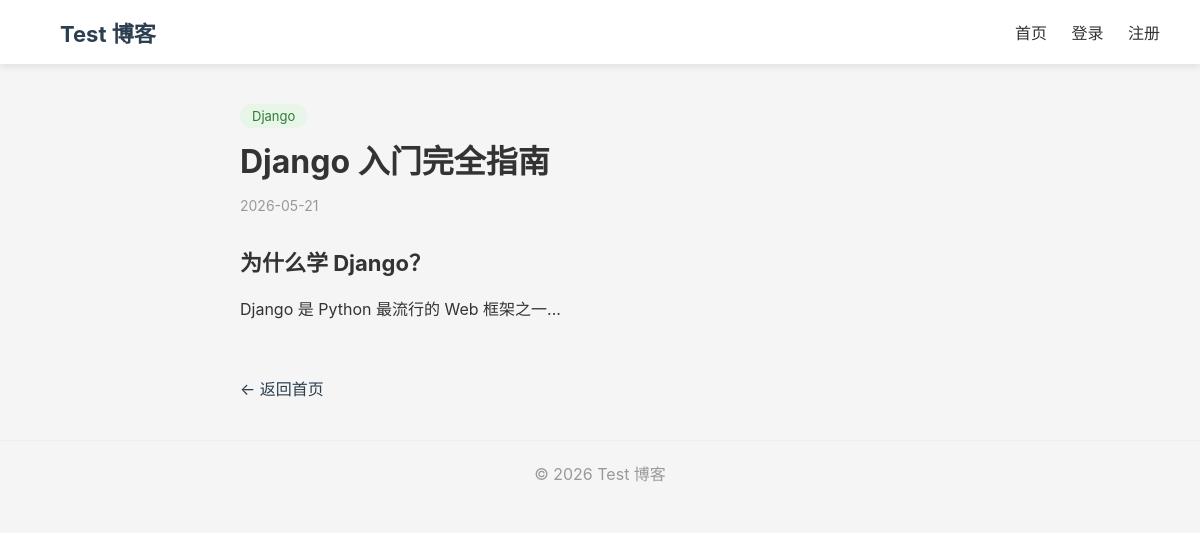
The app's page /post/1/ with its own data.
### blog/models.py (models this page shows, shortened)
class Post(models.Model):
    title = models.CharField("标题", max_length=200)
    slug = models.SlugField("URL 标识", max_length=200, unique=True)
    summary = models.TextField("摘要", blank=True)
    content = models.TextField("正文")
    category = models.ForeignKey(
        Category,
        on_delete=models.CASCADE,
        verbose_name="分类",
        related_name="posts",  # 反向查询：category.posts.all()
    )
    created_at = models.DateTimeField("创建时间", auto_now_add=True)
    updated_at = models.DateTimeField("更新时间", auto_now=True)
    favorites = models.ManyToManyField(
        User,
        related_name="favorite_posts",  # 反向查询：user.favorite_posts.all()
        verbose_name="收藏者",
        blank=True,
    )
    class Meta:
        verbose_name = "文章"
        verbose_name_plural = "文章"
        ordering = ["-created_at"]

class Category(models.Model):
    name = models.CharField("分类名", max_length=50, unique=True)
    slug = models.SlugField("URL 标识", max_length=50, unique=True)
    class Meta:
        verbose_name = "分类"
        verbose_name_plural = "分类"

### blog/views.py (the view)
# urls.py: path("post/<int:pk>/", views.PostDetailView.as_view(), name="post_detail"),
class PostDetailView(DetailView):
    model = Post
    template_name = "blog/post_detail.html"
    context_object_name = "post"
    pk_url_kwarg = "pk"
    def get_context_data(self, **kwargs):
        context = super().get_context_data(**kwargs)
        context["title"] = f"{self.object.title} - RUNOOB 博客"
        return context

### blog/templates/blog/post_detail.html (shortened to what this page needs)
{% extends 'blog/base.html' %}
{% block content %}
  <article class="post-view">
    <span class="category-tag">{{ post.category.name }}</span>
    <div class="post-header">
      <h1>{{ post.title }}</h1>
    </div>
    <time>{{ post.created_at|date:'Y-m-d' }}</time>
    <div class="content">{{ post.content|safe }}</div>
    <a href="{% url 'index' %}" class="back-link">← 返回首页</a>
  </article>
{% endblock %}

### blog/templates/blog/base.html (style rules this page uses)
* { margin: 0; padding: 0; box-sizing: border-box; }
body { font-family: -apple-system, BlinkMacSystemFont, 'Segoe UI', Roboto, sans-serif; background: #f5f5f5; color: #333; }
.post-view { max-width: 720px; margin: 0 auto; }
.category-tag { display: inline-block; padding: 4px 12px; background: #e8f5e9; color: #2e7d32; border-radius: 12px; font-size: 13px; margin-bottom: 12px; }
.post-view h1 { font-size: 32px; margin-bottom: 12px; line-height: 1.4; }
.post-view time { display: block; color: #999; font-size: 14px; margin-bottom: 30px; }
.content { line-height: 1.8; font-size: 16px; color: #333; }
.content h2 { margin: 24px 0 12px; font-size: 22px; }
.content p { margin-bottom: 12px; }
.back-link { display: inline-block; margin-top: 40px; color: #2c3e50; text-decoration: none; }
.post-header { display: flex; justify-content: space-between; align-items: flex-start; }

### records on screen
Post: category.name "Django", title "Django 入门完全指南", created_at "2026-05-21", content "为什么学 Django？ Django 是 Python 最流行的 Web 框架之一..."
